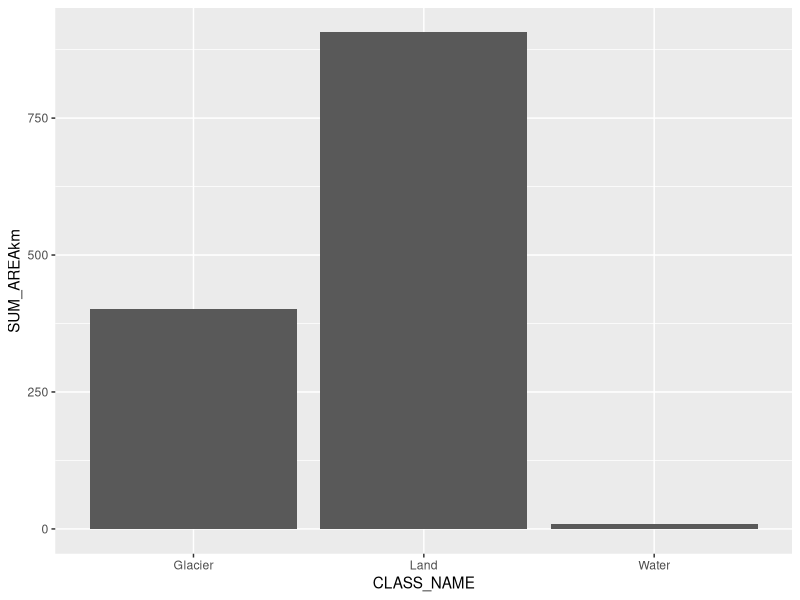
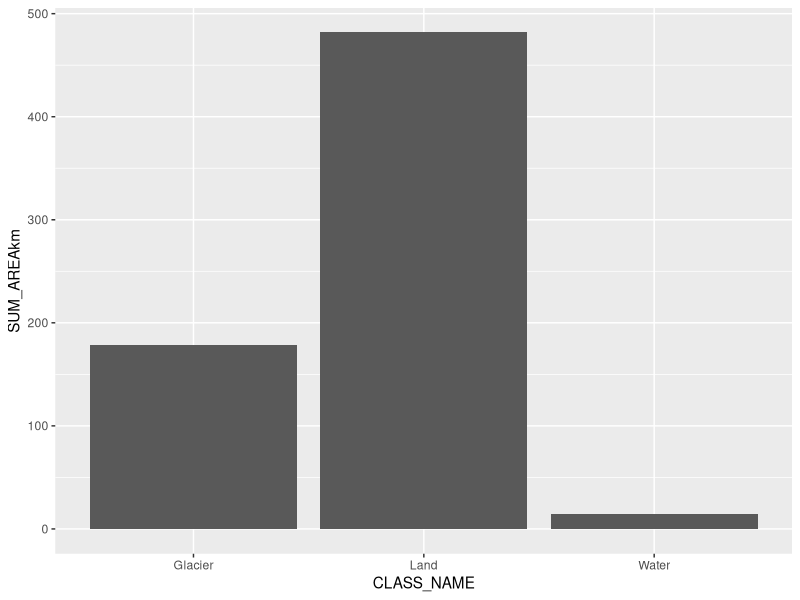
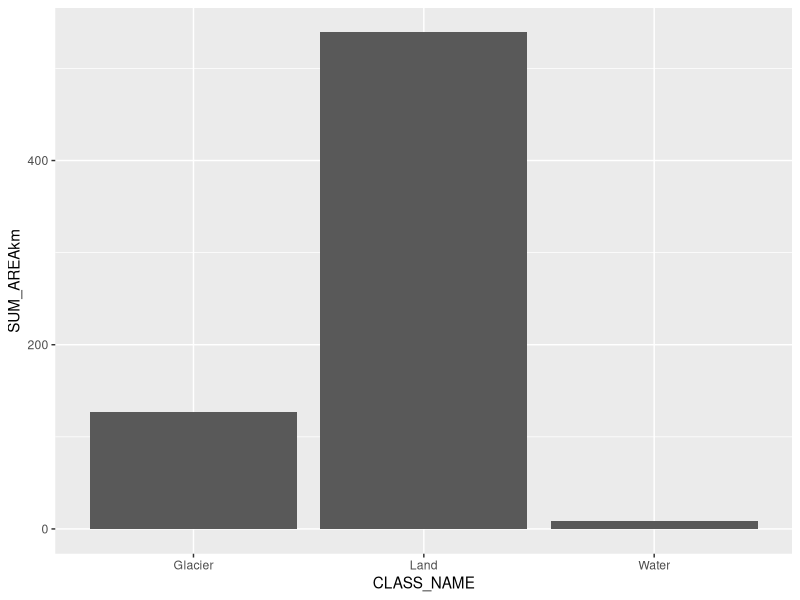
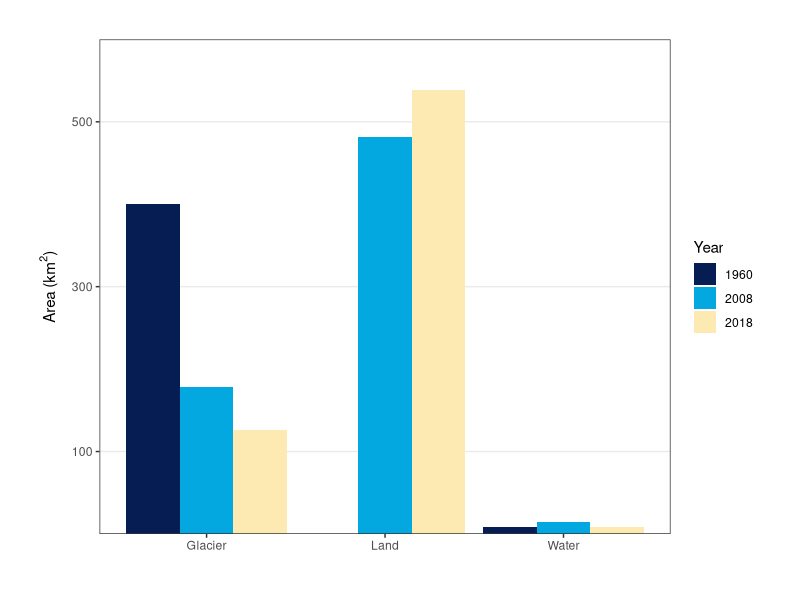
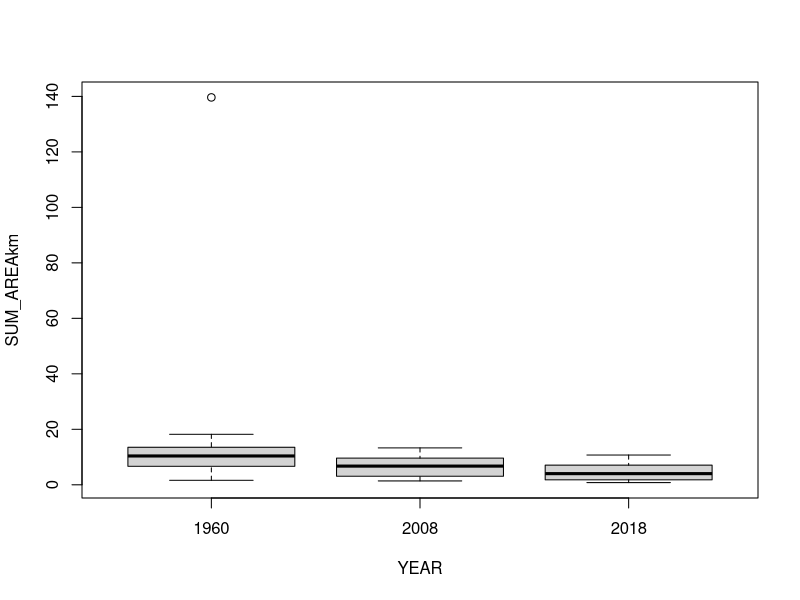
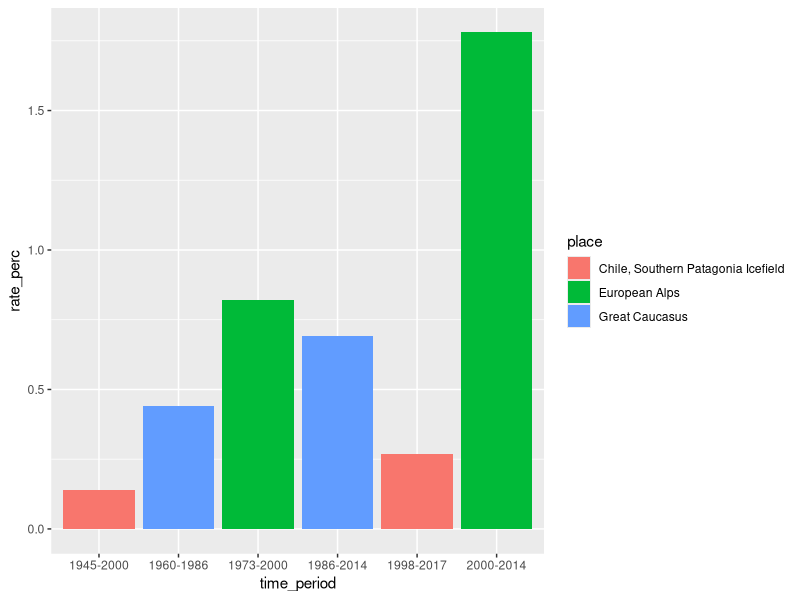
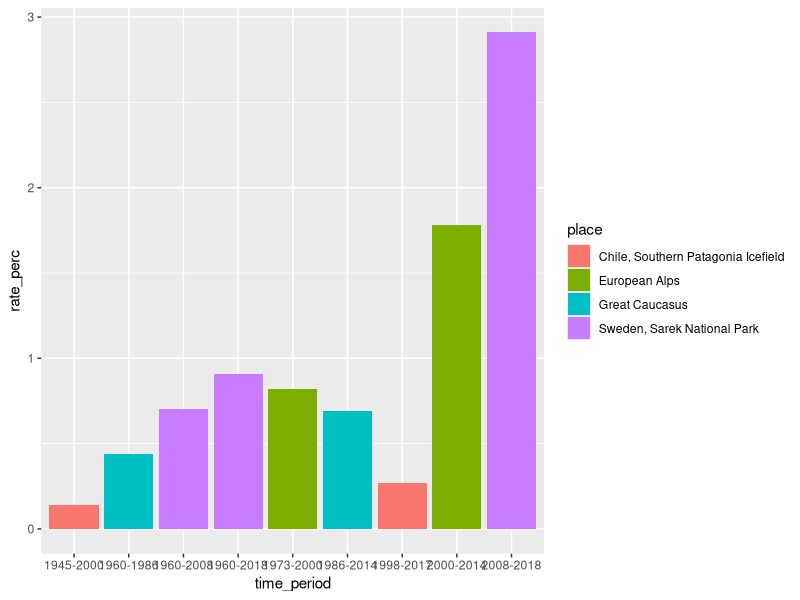
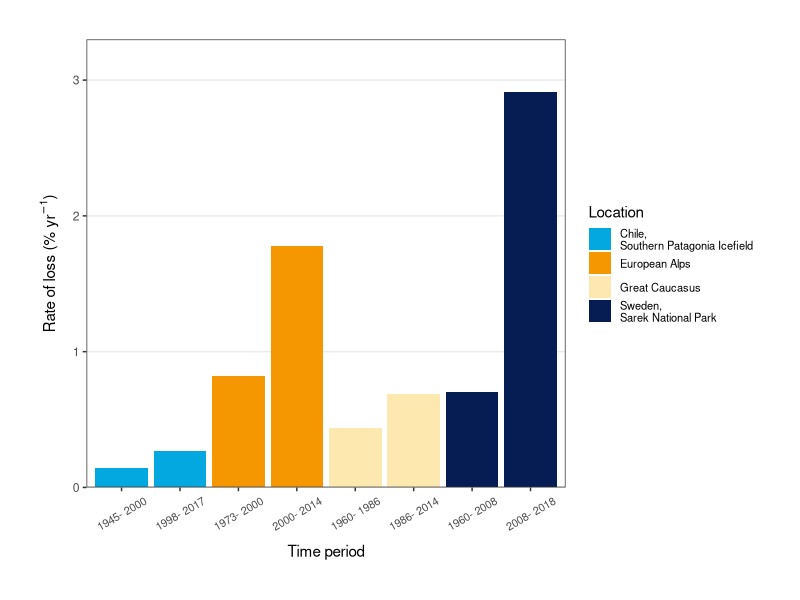

Here is the R script that generated these plots, in order:
## Statistics for Applied RS and GIS project 
## Stockholm University, 2022 
## Emma Gemal

### Library ----
library(tidyverse)
library(lme4)


## Loading the data
tiles1960 <- read.csv("Data/area_1960_tiles.csv")
tiles2008 <- read.csv("Data/area_2008_tiles.csv")
tiles2018 <- read.csv("Data/area_2018_tiles.csv")

world <- read.csv("Data/other_glaciers.csv")


### Cleaning the data
tiles1960 <- tiles1960 %>% 
                mutate(YEAR = MERGE_SRC) %>% 
                dplyr::select(!MERGE_SRC) %>% 
                mutate(TILE = str_extract(YEAR, "_.._.._..")) %>% 
                mutate(YEAR = str_extract(YEAR, "[\\d]{1,4}")) %>% 
                mutate(SUM_AREAkm = SUM_AREA/1000000)
str(tiles1960)

tiles2008 <- tiles2008 %>% 
                mutate(YEAR = MERGE_SRC) %>% 
                dplyr::select(!MERGE_SRC) %>% 
                mutate(TILE = str_extract(YEAR, "_.._.._..")) %>% 
                mutate(YEAR = str_extract(YEAR, "[\\d]{1,4}")) %>% 
                mutate(SUM_AREAkm = SUM_AREA/1000000) %>% 
                mutate(CLASS_NAME = case_when(CLASS_NAME == "Glaciers" ~ "Glacier",
                                              CLASS_NAME == "Glacier" ~ "Glacier",
                                              CLASS_NAME == "Land" ~ "Land",
                                              CLASS_NAME == "Water" ~ "Water"))
str(tiles2008)

tiles2018 <- tiles2018 %>% 
                mutate(YEAR = MERGE_SRC) %>% 
                dplyr::select(!MERGE_SRC) %>% 
                mutate(TILE = str_extract(YEAR, "_.._.._..")) %>% 
                mutate(YEAR = str_extract(YEAR, "[\\d]{1,4}")) %>% 
                mutate(SUM_AREAkm = SUM_AREA/1000000) %>% 
                mutate(CLASS_NAME = case_when(CLASS_NAME == "Glaciers" ~ "Glacier",
                                              CLASS_NAME == "Glacier" ~ "Glacier",
                                              CLASS_NAME == "Land" ~ "Land",
                                              CLASS_NAME == "Water" ~ "Water"))
str(tiles2018)

# checking area totals and distribution 
sum(tiles1960$SUM_AREAkm)
sum(tiles2008$SUM_AREAkm)
sum(tiles2018$SUM_AREAkm)

ggplot(tiles1960, aes(x = CLASS_NAME, y = SUM_AREAkm)) +
  geom_col()
ggplot(tiles2008, aes(x = CLASS_NAME, y = SUM_AREAkm)) +
  geom_col()
ggplot(tiles2018, aes(x = CLASS_NAME, y = SUM_AREAkm)) +
  geom_col()

# summarizing each year 
sum1960 <- tiles1960 %>% 
              group_by(CLASS_NAME) %>% 
              summarise(AREA = sum(SUM_AREA),
                        AREAkm = sum(SUM_AREAkm))
sum2008 <- tiles2008 %>% 
              group_by(CLASS_NAME) %>% 
              summarise(AREA = sum(SUM_AREA),
                        AREAkm = sum(SUM_AREAkm))
sum2018 <- tiles2018 %>% 
              group_by(CLASS_NAME) %>% 
              summarise(AREA = sum(SUM_AREA),
                        AREAkm = sum(SUM_AREAkm))


### Combining 1960, 2008 and 2018 tile data
tiles60_08 <- full_join(tiles1960, tiles2008)
tiles <- full_join(tiles60_08, tiles2018)

tiles08_18 <- full_join(tiles2008, tiles2018)
tiles08_18 <- tiles08_18 %>% 
                mutate(YEAR = as.numeric(YEAR)) %>%   # making year numeric 
                filter(CLASS_NAME == "Glacier")

tiles60_08 <- tiles60_08 %>% 
                mutate(YEAR = as.numeric(YEAR)) %>%   # making year numeric 
                filter(CLASS_NAME == "Glacier")


### Glacier-data only 
tiles_glaciers <- tiles %>% 
                    filter(CLASS_NAME == "Glacier") %>% 
                    mutate(YEAR = as.numeric(YEAR))

# making a summarized dataset to use for plotting == it's the glacier's data DUH 
tiles_sum <- tiles %>% 
                group_by(YEAR, CLASS_NAME) %>% 
                summarise(AREAm = sum(SUM_AREA),
                          AREAkm = sum(SUM_AREAkm)) %>% 
                ungroup()

sum_glaciers <- tiles_sum %>% 
                  filter(CLASS_NAME == "Glacier") %>% 
                  mutate(YEAR = as.numeric(YEAR))
sum_glaciers

### Figure of results  
(tiles_bar <- ggplot(tiles_sum, aes(x = CLASS_NAME, y = AREAkm)) +
                geom_col(aes(fill = YEAR), position = "dodge") +
                xlab(element_blank()) +
                ylab(expression(paste("Area (", km^{2}, ")"))) +
                theme_bw() +
                theme(panel.grid.minor.y = element_blank(),
                      panel.grid.major.x = element_blank(),
                      axis.title.y = element_text(margin = margin(t = 0, r = 7, l = 0, b = 0)),
                      plot.margin = margin(1, 1, 1, 1, "cm")) +
                scale_y_continuous(expand = c(0,0), limits = c(0, 600),
                                   breaks = c(100, 300, 500)) +
                scale_fill_manual(name = "Year", 
                                  values = c("#061D54", "#02A8DF", "#FDEAB2")))

ggsave(filename = "Figures/barplot_area-time.pdf", plot = tiles_bar, 
       width = 5, height = 4, units = "in")



### Statistical analysis 
## Is there a significant difference between 1960, 2008 and 2018 glacier area? 
boxplot(SUM_AREAkm ~ YEAR, tiles_glaciers)

lm1 <- lmer(SUM_AREAkm ~ YEAR + (1|TILE), tiles_glaciers)
lm2 <- lm(SUM_AREAkm ~ YEAR, tiles_glaciers)

AIC(lm1, lm2) # lm1 is better, but sooo many tiles (not a great random effect)

summary(lm2)

## Change across whole park (sum of all tiles)
lm_sum <- lm(AREAkm ~ YEAR, sum_glaciers)
summary(lm_sum)
# slope with the sums = -2.2811 km2 per year for the whole park 


## Looking at all the classes
tiles_num <- tiles %>% 
                mutate(YEAR = as.numeric(YEAR))

lm_class1 <- lmer(SUM_AREAkm ~ YEAR + (1|CLASS_NAME), tiles_num)
lm_class2 <- lm(SUM_AREAkm ~ YEAR + CLASS_NAME, tiles_num)
lm_class3 <- lm(SUM_AREAkm ~ YEAR + CLASS_NAME, tiles)   # using categorical 'YEAR' 

AIC(lm_class1, lm_class2, lm_class3)  # 'lm_class2' is best 

summary(lm_class2)
# significant difference in area between years for 'Land' (p = <2e-16)
# area of land significantly increases across the years (10.384 km2 per year it seems)
# water also significantly declined (p = 1.16e-12, slope = -6.119)

## Change from 2008-2018 only 
# t-test to get significance
t.test(SUM_AREAkm ~ YEAR, tiles08_18)
# p = 0.04467
# t = 2.0586
# DF = 50.922

# rate of change per year per tile 
lm_modern <- lm(SUM_AREAkm ~ YEAR, tiles08_18)
summary(lm_modern)
# negative change per tile (slope = -0.1925 km2 per year) 

# rate of change per year for the whole park 
sum08_18 <- tiles08_18 %>% 
              group_by(YEAR) %>% 
              summarise(AREAkm = sum(SUM_AREAkm))

lm_mod_sum <- lm(AREAkm ~ YEAR, sum08_18)
summary(lm_mod_sum)
# change = -5.197 km2 per year across the whole park 


## Change from 1960-2008 only 
# t-test to get significance
t.test(SUM_AREAkm ~ YEAR, tiles60_08)
# p = 0.0045
# t = 2.9752
# DF = 49.68

# change per tile per year 
lm_past <- lm(SUM_AREAkm ~ YEAR, tiles60_08)
summary(lm_past)  
# slight negative change (-0.07) and significant (p = 0.0044)

# change per year across whole park
sum60_08 <- tiles60_08 %>% 
                group_by(YEAR) %>% 
                summarise(AREAkm = sum(SUM_AREAkm))

lm_hist_sum <- lm(AREAkm ~ YEAR, sum60_08)
summary(lm_hist_sum)
# -1.891 km2 per year across the whole park 


### Comparison to alpine glaciers ----
ggplot(world, aes(x = time_period, y = rate_perc)) +
  geom_col(aes(fill = place))

## Adding Sarek data 
# 1960-2018 = 0.68% per year
# 1960-2008 = 0.30% per year 
# 2008-2018 = 2.91% per year 
time_period <- c("1960-2008", "2008-2018", "1960-2018")
rate_perc <- c(0.70, 2.91, 0.91)
place <- c("Sweden, Sarek National Park", "Sweden, Sarek National Park", "Sweden, Sarek National Park")

sarek <- tibble(time_period, rate_perc, place)

world_sarek <- full_join(world, sarek)

ggplot(world_sarek, aes(x = time_period, y = rate_perc)) +
  geom_col(aes(fill = place))

# removing the total rates and leaving the smaller time periods 
world_sarek <- world_sarek %>% 
                  filter(time_period != "1960-2018")

## Making an ordered plot (by location)
world_sarek$time_period <- world_sarek$time_period %>% 
                          str_replace_all("-", "- ")

world_sarek_ordered <- world_sarek %>% 
                          arrange(place) %>% 
                          mutate(time_period = factor(time_period, levels = time_period))
str(world_sarek_ordered)    

world_sarek_ordered <- world_sarek_ordered %>% 
                          mutate(place = case_when(place == "Chile, Southern Patagonia Icefield"
                                                    ~ "Chile, \nSouthern Patagonia Icefield",
                                                   place == "Sweden, Sarek National Park"
                                                    ~ "Sweden, \nSarek National Park",
                                                   place == "European Alps" ~ "European Alps",
                                                   place == "Great Caucasus" ~ "Great Caucasus"))

(world_plot2 <- ggplot(world_sarek_ordered, aes(x = time_period, y = rate_perc)) +
                  geom_col(aes(fill = place), position = "dodge") +
                  xlab("Time period") +
                  ylab(expression(paste("Rate of loss (% ", yr^{-1}, ")"))) +
                  theme_bw() +
                  theme(panel.grid.minor.y = element_blank(),
                        panel.grid.major.x = element_blank(),
                        axis.title.y = element_text(margin = margin(t = 0, r = 7, l = 0, b = 0)),
                        axis.title.x = element_text(margin = margin(t = 9, r = 0, l = 0, b = 0)),
                        axis.text.x = element_text(size = 8, angle = 30, vjust = 0.5),
                        plot.margin = margin(1, 1, 1, 1, "cm"),
                        legend.text = element_text(size = 8)) +
                  scale_y_continuous(expand = c(0, 0),
                                     limits = c(0, 3.3)) +
                  scale_fill_manual(name = "Location", 
                                    values = c("#02A8DF", "#F49700", "#FDE8B0", "#061D54")))

ggsave(filename = "Figures/barplot_world_rates_ordered.pdf", plot = world_plot2, 
       width = 7, height = 4.5, units = "in")  


tiles_glaciers$SUM_AREAkm<2
